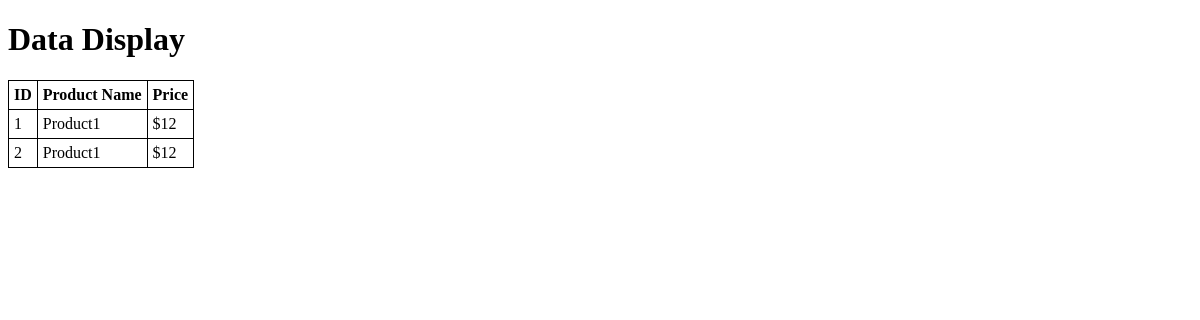
Before: / with the older database file.
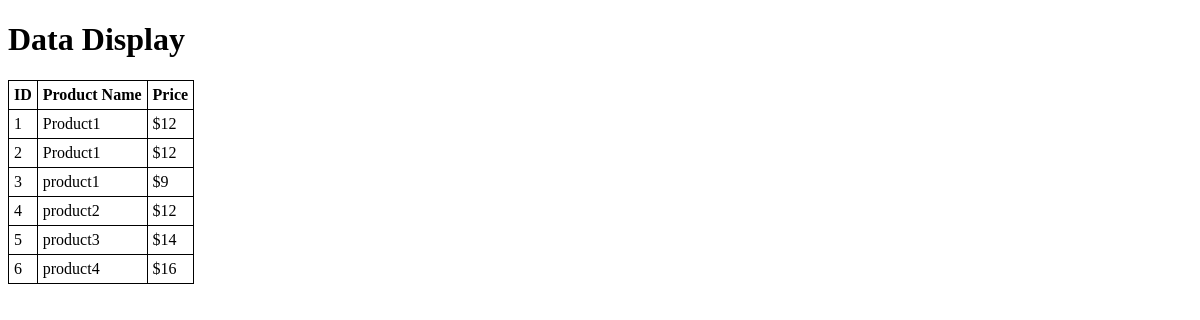
After: the same page with the newer database file.
### main_backup.py (models this page shows, shortened)
class Product(db.Model):
    id = db.Column(db.Integer, primary_key=True)
    product_name = db.Column(db.String(120), nullable=False)
    price = db.Column(db.Float, nullable=False)

### main_backup.py (the view)
@app.route('/', methods=['GET', 'POST'])
def index3():
    message = ""  # Optional, for showing a message after upload
    if request.method == 'POST':
        file = request.files['file']
        if file and allowed_file(file.filename):
            process_file(file)
            message = "File uploaded successfully!"
    products = Product.query.all()
    return render_template('DataOutputTest.html', products=products, message=message)

### templates/DataOutputTest.html (shortened to what this page needs)
<!DOCTYPE html>
<html lang="en">
<head>
</head>
<body>
    <h1>Data Display</h1>
    <table>
        <tr>
            <th>ID</th>
            <th>Product Name</th>
            <th>Price</th>
        </tr>
        {% for product in products %}
        <tr>
            <td>{{ product.id }}</td>
            <td>{{ product.product_name }}</td>
            <td>${{ product.price }}</td>
        </tr>
        {% endfor %}
    </table>
</body>
</html>

### templates/DataOutputTest.html (style rules this page uses)
table, th, td { border: 1px solid black; border-collapse: collapse; }
th, td { padding: 5px; text-align: left; }

Changed rows visible on the page:
added Product: id "3", product_name "product1", price "9"
added Product: id "4", product_name "product2", price "12"
added Product: id "5", product_name "product3", price "14"
added Product: id "6", product_name "product4", price "16"
